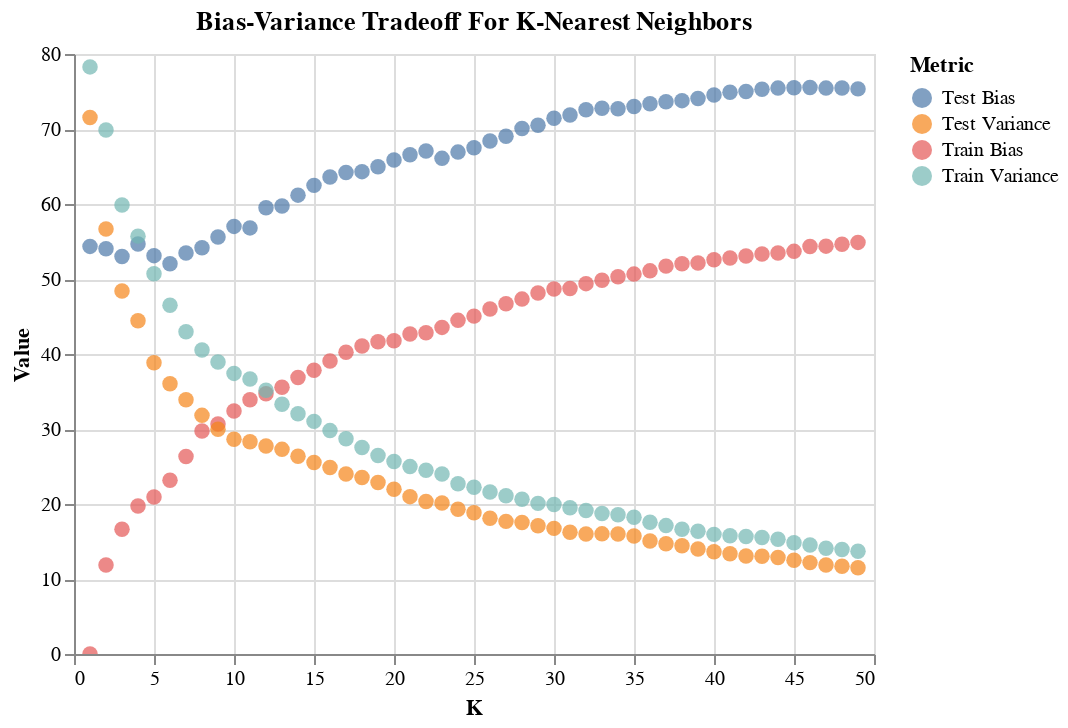

Notebook source saved alongside this figure:
### Code cell
import pandas as pd
import altair as alt

def _build_scatter_data(x, y, name):
    return list(zip(x, y, [name]*len(y)))

plot_data = (
    _build_scatter_data(neighbor_list, train_errors, 'Train Bias') +
    _build_scatter_data(neighbor_list, test_errors, 'Test Bias') +
    _build_scatter_data(neighbor_list, train_variances, 'Train Variance') +
    _build_scatter_data(neighbor_list, test_variances, 'Test Variance')
)
    
source = pd.DataFrame(plot_data, columns=['K', 'Value', 'Metric'])

chart = alt.Chart(source, title='Bias-Variance Tradeoff For K-Nearest Neighbors').mark_circle(size=60).encode(
    x='K',
    y='Value',
    color='Metric',
    tooltip=['K', 'Value', 'Metric']
).interactive()

chart

### Figure 1 — Vega-Lite specification as saved in the notebook (floating-point values rounded to 4 significant figures; data arrays with more than 128 entries replaced by an {"elided": "..."} marker saying what was removed)
{"config": {"view": {"continuousWidth": 400, "continuousHeight": 300}}, "data": {"name": "data-46807cfb66c3c2af5425d4cae582bf46"}, "mark": {"type": "circle", "size": 60}, "encoding": {"color": {"type": "nominal", "field": "Metric"}, "tooltip": [{"type": "quantitative", "field": "K"}, {"type": "quantitative", "field": "Value"}, {"type": "nominal", "field": "Metric"}], "x": {"type": "quantitative", "field": "K"}, "y": {"type": "quantitative", "field": "Value"}}, "selection": {"selector001": {"type": "interval", "bind": "scales", "encodings": ["x", "y"]}}, "title": "Bias-Variance Tradeoff For K-Nearest Neighbors", "$schema": "https://vega.github.io/schema/vega-lite/v4.8.1.json", "datasets": {"data-46807cfb66c3c2af5425d4cae582bf46": {"elided": "196 records"}}}
